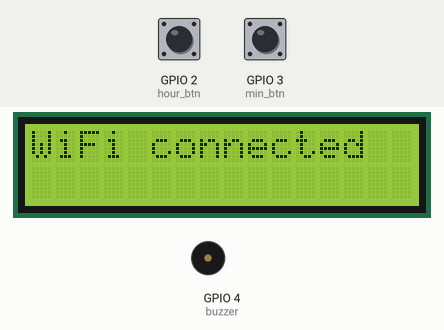
This program was run on a simulated ESP32 board running MicroPython. On the bench: 16×2 character LCD, buzzer (waves = sounding). The test bench sets the inputs (shaded band); at power-on: GPIO 2 (hour_btn) HIGH, GPIO 3 (min_btn) HIGH. WiFi joins after 1.5 s; the clock reads 2024-03-15 10:24:30 at power-on unless the program sets it; what the program prints to the serial console is not drawn.

Above: at 1.6 s.
At 4.8 s:
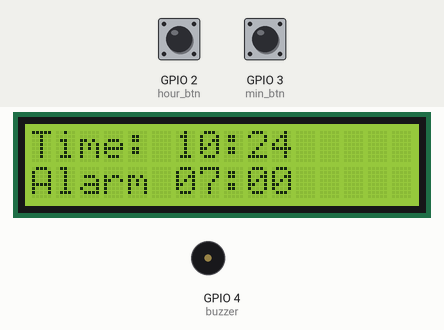
4.9 s: GPIO 2 (hour_btn) pulled LOW for 0.15 s
At 6.2 s:
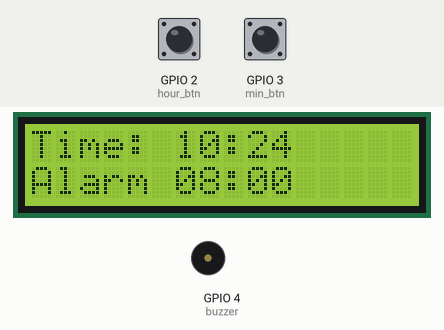
6.5 s: GPIO 3 (min_btn) pulled LOW for 0.15 s
At 7.8 s:
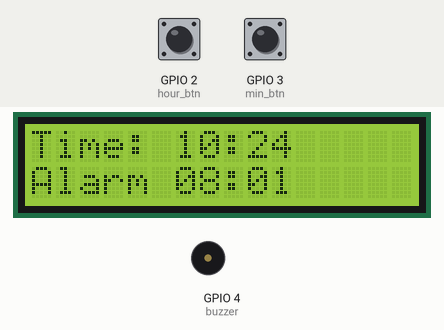
8.1 s: GPIO 2 (hour_btn) pulled LOW for 1 s
10.6 s: GPIO 3 (min_btn) pulled LOW for 1 s
At 11.7 s:
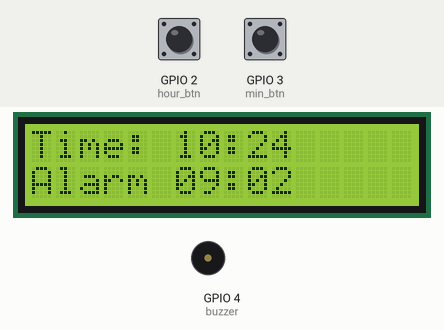
Timing chart, 0 to 13.6 s (numbered marks = the images above; inputs shaded):
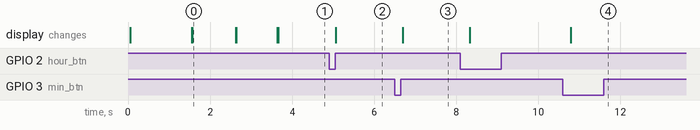

Measured:
- after the input at 4.9 s, the display: changes after 0.16 s (image 2)
- after the input at 6.5 s, the display: changes after 0.20 s (image 3)
- after the input at 10.6 s, the display: changes after 0.19 s (image 4)
- what the display in image 0 shows lasts 1.0 s, from 1.6 s to 2.6 s

The program:

7.7_Alarm_Clock.py
```python
"""
@file       7.7_Alarm_Clock.py
@brief      Project that builds a Wi-Fi connected alarm clock. The board joins your network, asks an NTP server on
            the internet what the time is, and shows the current time on the LCD display. Two buttons set the alarm
            hour and minute, and when the alarm time is reached the buzzer sounds a series of beeps.
            It brings together the LCD from section 4, the button debouncing from section 2.2, the buzzer from
            section 2.4 and the Wi-Fi connection from section 6.
            For details, connection diagram and more, check out the example documentation at: <link placeholder>

@author     Josip Šimun Kuči @ soldered.com
"""

# I2C is what the Qwiic connector carries, PWM drives the buzzer, and Pin reads the two buttons.
from machine import I2C, Pin, PWM

# The Soldered driver for the LCD display, found in the lib folder of this repository.
from LCD import LCD_I2C

# The network module joins a Wi-Fi network.
import network

"""
The ntptime module asks an NTP server on the internet what the time is and sets the clock of the board from the answer.
NTP stands for Network Time Protocol, and it is how nearly every device on the internet keeps its clock correct.
"""
import ntptime
import time

"""
These two variables hold the name of your Wi-Fi network (the SSID) and its password. Replace the text between the
quotation marks with your own network details.
"""
WIFI_SSID = "your ssid"
WIFI_PASS = "your password"

"""
NTP servers always answer in UTC, the world reference time, so we have to tell the board how far our own time zone sits
from it. The offset is given in seconds, so one hour is 3600. Croatia in winter is one hour ahead of UTC, which would be
3600 here.
The second value is the extra offset for daylight saving time. Set it to 3600 during summer time in a country that uses
it, and leave it at 0 otherwise.
"""
GMT_OFFSET_SEC = 0
DAYLIGHT_OFFSET_SEC = 0

"""
These are the variables to which we pass the numbers of pins that we had connected the two BUTTONS and the buzzer to.
One button counts the alarm hour up, the other counts the alarm minute up.
The NULA board has a pin naming logic as follows: IO2, where 2 is the number that we give to the variable.
If you wish to use a different pin, make sure you are using a IO__ marked pin.
"""
BUTTON_HOUR = 2
BUTTON_MIN = 3
BUZZER_PIN = 4

"""
These variables hold the alarm time we are counting towards, starting at 07:00, and remember whether the alarm has
already gone off, so that it sounds once and not over and over during the same minute.
"""
alarm_hour = 7
alarm_minute = 0
alarm_triggered = False

"""
This variable remembers which minute the alarm last went off in. Without it, stopping the alarm with a button press
inside the very minute it fired would let it fire again immediately, over and over until the minute was out. We start it
at -1, a value no real minute can have, so that the first alarm is never blocked.
"""
last_alarm_minute = -1

"""
This variable remembers whether we ever managed to reach the time server. Until we have, the clock of the board is not
set to anything meaningful, so we must not compare the alarm against it.
"""
time_synced = False

"""
These are the variables used for button debouncing, the same technique explained in example 2.2. Because we have two
buttons here, each one needs its own pair of variables: one remembering its previous state and one remembering when
that state last changed.
"""
last_hour_state = 1
last_min_state = 1
last_hour_change_ms = 0
last_min_change_ms = 0
DEBOUNCE_MS = 25

"""
These two variables control how often we ask the NTP server for the time again. A board's own clock drifts slowly, so
checking in every once in a while keeps it accurate.
"""
last_sync = 0
SYNC_INTERVAL_MS = 60000

"""
Here we set up the I2C connection and create our display object. On the NULA MINI, I2C uses IO6 for the data line (SDA)
and IO7 for the clock line (SCL), which are the pins the Qwiic connector is wired to.
"""
i2c = I2C(0, scl=Pin(7), sda=Pin(6))
lcd = LCD_I2C(i2c)

"""
Here we create our Pin objects for the two buttons. Pin.IN tells the board that these pins should read a value, and
Pin.PULL_UP switches on a resistor inside the chip that ties each pin to 3.3V while its button is released. That means a
pin reads high (1) when its button is up and low (0) while it is pressed.
"""
hour_btn = Pin(BUTTON_HOUR, Pin.IN, Pin.PULL_UP)
min_btn = Pin(BUTTON_MIN, Pin.IN, Pin.PULL_UP)

"""
Here we create our PWM object for the buzzer. duty_u16() sets what fraction of the time the pin stays on, as a number
from 0 (always off) to 65535 (always on). Half of that gives a buzzer its clearest tone.
"""
buzzer = PWM(Pin(BUZZER_PIN))
SOUND_ON = 32768
SOUND_OFF = 0
buzzer.duty_u16(SOUND_OFF)


def get_current_time():
    """
    This is a function we wrote ourselves. It returns the current hour and minute in our own time zone.
    time.time() gives us the time the board knows, counted in seconds, and adding our two offsets to it moves that from
    UTC into local time. time.localtime() then splits the result into separate pieces, of which position 3 is the hour
    and position 4 is the minute.
    """
    local = time.localtime(time.time() + GMT_OFFSET_SEC + DAYLIGHT_OFFSET_SEC)
    return local[3], local[4]


def sync_time():
    """
    This function asks the NTP server for the time and sets the clock of the board from the answer.
    We wrap it in a try block because anything that goes over a network can fail, and a failed sync should not stop the
    whole clock.
    """
    try:
        ntptime.settime()
        return True
    except Exception as e:
        print("Failed to obtain time from NTP:", e)
        return False


def beep_alarm():
    """
    This function sounds the alarm. freq() sets the pitch, 1000 Hz in this case, and switching the sound on and off five
    times in a row is what turns one long tone into a series of beeps.
    Feel free to experiment with the frequency, the number of repeats and the two pauses.
    """
    buzzer.freq(1000)
    for _ in range(5):
        buzzer.duty_u16(SOUND_ON)
        time.sleep_ms(300)
        buzzer.duty_u16(SOUND_OFF)
        time.sleep_ms(100)


"""
Here we prepare the display. begin() starts the communication and has to come first. backlight() then turns on the light
behind the screen, and it has to come after begin(), which would otherwise switch it back off.
"""
lcd.begin()
lcd.backlight()

"""
clear() wipes anything left on the screen from before, and setCursor() chooses where the next text appears: the first
number is the column and the second is the row, both counting from zero.
"""
lcd.clear()
lcd.setCursor(0, 0)
lcd.print("Connecting WiFi")

"""
Here we create our network object, switch the Wi-Fi hardware on and start the connection attempt. connect() does not
wait for the connection to finish, so we wait for it ourselves in the loop below. isconnected() tells us whether we are
online yet.
"""
wlan = network.WLAN(network.STA_IF)
wlan.active(True)
wlan.connect(WIFI_SSID, WIFI_PASS)
while not wlan.isconnected():
    time.sleep(0.5)
    print(".", end="")

print()
print("WiFi connected!")
lcd.clear()
lcd.print("WiFi connected")
time.sleep(1)

"""
Now that we are online we can ask for the time. settime() waits for the answer to come back, so once it returns
successfully the clock of the board is already correct.
"""
if sync_time():
    time_synced = True
    last_sync = time.ticks_ms()
    lcd.clear()
    lcd.print("Time synced!")
else:
    lcd.clear()
    lcd.print("Sync failed!")
time.sleep(1)
lcd.clear()

while True:

    """
    If we never reached the time server, the clock of the board is not set to anything meaningful. Showing it would be
    misleading and comparing the alarm against it could set the alarm off at the wrong moment, so we say what is going
    on and try the sync again on the next pass.
    continue jumps straight back to the top of the loop.
    """
    if not time_synced:
        lcd.setCursor(0, 0)
        lcd.print("Waiting for time")
        if time.ticks_diff(time.ticks_ms(), last_sync) > SYNC_INTERVAL_MS:
            if sync_time():
                time_synced = True
                lcd.clear()
            last_sync = time.ticks_ms()
        time.sleep_ms(100)
        continue

    # Here we read the current time through our own function above.
    hour, minute = get_current_time()

    """
    Here we build the text for the display. "{:02d}" means "a whole number written with at least two digits, padded with
    a zero if needed", which is what turns 7 minutes past into "07" instead of "7".
    """
    lcd.setCursor(0, 0)
    lcd.print("Time: {:02d}:{:02d}".format(hour, minute))

    # On the second line we show the alarm time, padded the same way.
    lcd.setCursor(0, 1)
    lcd.print("Alarm {:02d}:{:02d}".format(alarm_hour, alarm_minute))

    """
    This is the debouncing logic for the hour button, the same one explained in example 2.2. value() reads the pin,
    time.ticks_ms() returns the number of milliseconds passed since the board was powered on, and together they let us
    ignore any change that comes too soon after the previous one to be a real press.
    Because the buttons read high when released, a press is the moment the reading goes from 1 to 0, and that is exactly
    the moment we count the hour up. After 23 we start over at 0, since there is no hour 24.
    """
    hour_reading = hour_btn.value()
    now = time.ticks_ms()
    if hour_reading != last_hour_state and time.ticks_diff(now, last_hour_change_ms) > DEBOUNCE_MS:
        last_hour_change_ms = now
        if last_hour_state == 1 and hour_reading == 0:
            alarm_hour = (alarm_hour + 1) % 24
        last_hour_state = hour_reading

    # The very same logic for the minute button, counting up to 59 before starting over.
    min_reading = min_btn.value()
    if min_reading != last_min_state and time.ticks_diff(now, last_min_change_ms) > DEBOUNCE_MS:
        last_min_change_ms = now
        if last_min_state == 1 and min_reading == 0:
            alarm_minute = (alarm_minute + 1) % 60
        last_min_state = min_reading

    """
    Here we check whether it is time for the alarm. All three conditions have to be true at once: the hour has to match,
    the minute has to match, and the alarm must not have gone off already. That last check is what the alarm_triggered
    variable is for, since without it the alarm would sound again and again for the whole minute.
    """
    if hour == alarm_hour and minute == alarm_minute and not alarm_triggered and minute != last_alarm_minute:
        alarm_triggered = True
        last_alarm_minute = minute
        lcd.clear()
        lcd.setCursor(0, 0)
        lcd.print("ALARM!")
        print("Alarm Triggered!")
        beep_alarm()

    """
    Pressing either button after the alarm has gone off clears the warning from the display and arms the alarm again for
    the next day.
    """
    if alarm_triggered and (hour_reading == 0 or min_reading == 0):
        alarm_triggered = False
        lcd.clear()

    # And here we ask the NTP server for the time again every so often, so that the clock does not drift.
    if time.ticks_diff(time.ticks_ms(), last_sync) > SYNC_INTERVAL_MS:
        sync_time()
        last_sync = time.ticks_ms()

    """
    A short pause so the display is not rewritten thousands of times per second. Keeping it short also keeps the buttons
    feeling responsive.
    """
    time.sleep_ms(100)
```

Source omitted: LCD.py (7972 bytes)
